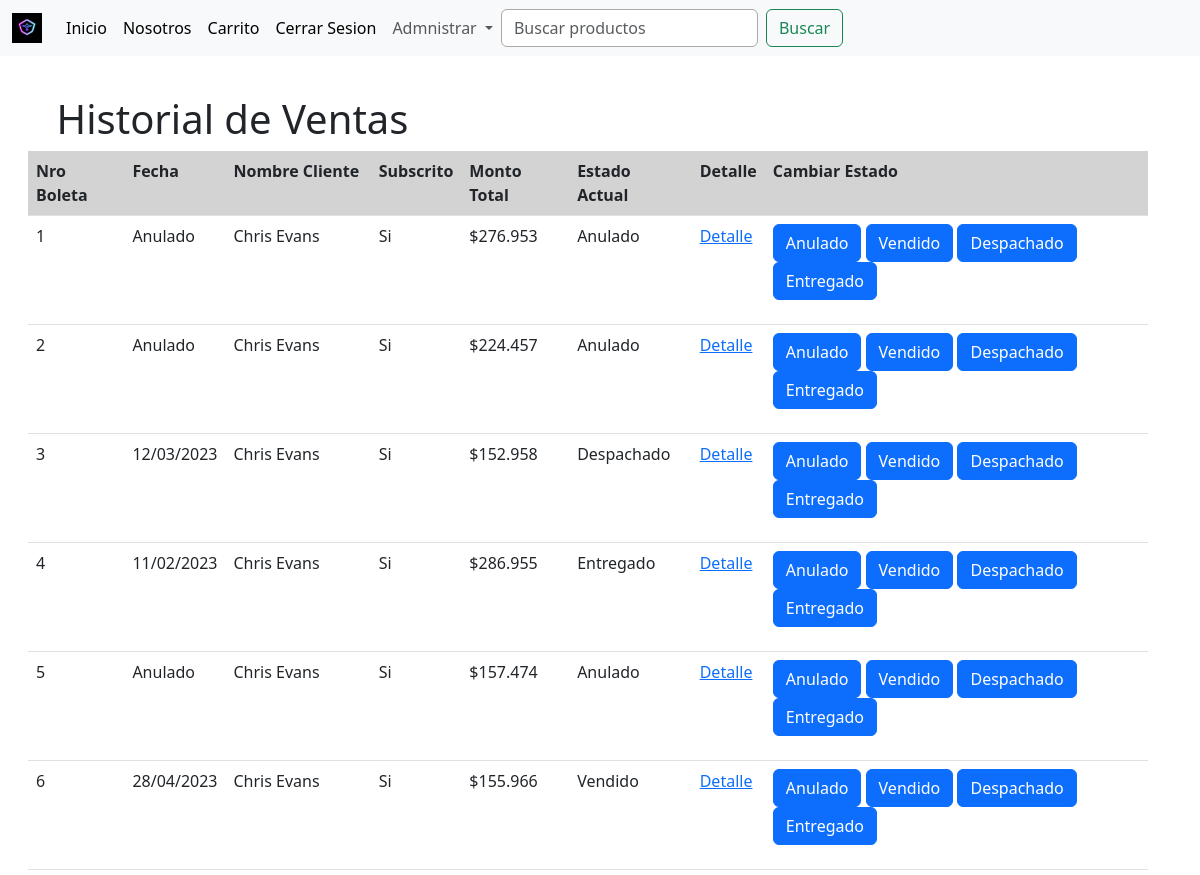
The app's page /ventas (signed in, upper part), older data.
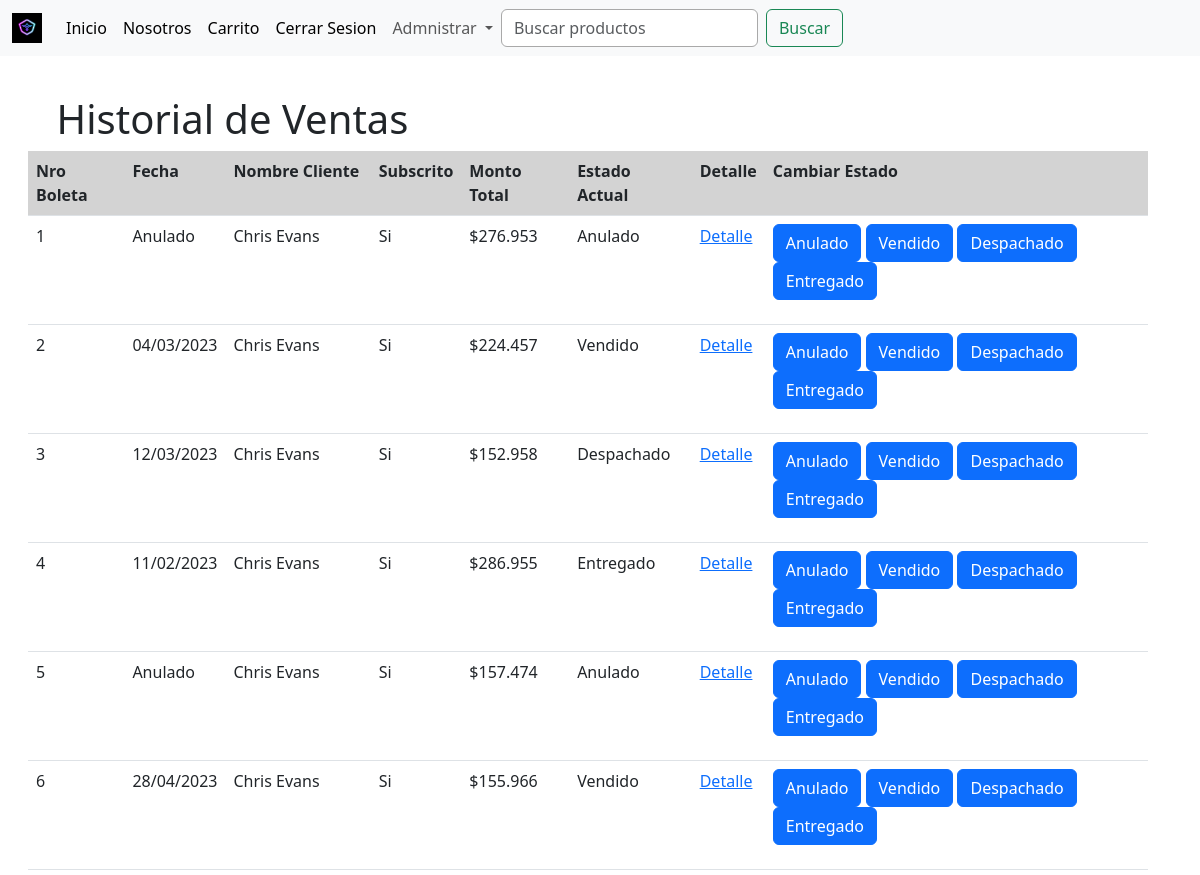
The same page, newer data.
### core/models.py (models this page shows, shortened)
class Boleta(models.Model):
    ESTADO_CHOICES = [
        ('Anulado', 'Anulado'),
        ('Vendido', 'Vendido'),
        ('Despachado', 'Despachado'),
        ('Entregado', 'Entregado'),
    ]
    nro_boleta = models.IntegerField(primary_key=True, blank=False, null=False, verbose_name='Nro boleta')
    cliente = models.ForeignKey(Perfil, on_delete=models.DO_NOTHING)
    monto_sin_iva = models.IntegerField(blank=False, null=False, verbose_name='Monto sin IVA')
    iva = models.IntegerField(blank=False, null=False, verbose_name='IVA')
    total_a_pagar = models.IntegerField(blank=False, null=False, verbose_name='Total a pagar')
    fecha_venta = models.DateField(blank=False, null=False, verbose_name='Fecha de venta')
    fecha_despacho = models.DateField(blank=True, null=True, verbose_name='Fecha de despacho')
    fecha_entrega = models.DateField(blank=True, null=True, verbose_name='Fecha de entrega')
    estado = models.CharField(choices=ESTADO_CHOICES, max_length=50, blank=False, null=False, verbose_name='Estado')
    class Meta:
        db_table = 'Boleta'
        verbose_name = "Boleta"
        verbose_name_plural = "Boletas"

### core/views.py (the view)
# urls.py: path('ventas', ventas, name='ventas'),
@user_passes_test(es_personal_autenticado_y_activo)
def ventas(request):
    boletas = Boleta.objects.all()
    historial = []
    for boleta in boletas:
        boleta_historial = {
            'nro_boleta': boleta.nro_boleta,
            'nom_cliente': f'{boleta.cliente.usuario.first_name} {boleta.cliente.usuario.last_name}',
            'fecha_venta': boleta.fecha_venta,
            'fecha_despacho': boleta.fecha_despacho,
            'fecha_entrega': boleta.fecha_entrega,
            'subscrito': 'Si' if boleta.cliente.subscrito else 'No',
            'total_a_pagar': boleta.total_a_pagar,
            'estado': boleta.estado
        }
        historial.append(boleta_historial)
    context = {
        'historial': historial
    }
    return render(request, 'core/ventas.html', context)

### core/context_processors.py (called while the page is built)
def obtener_datos_usuario(request):
    first_name = ''
    last_name = ''
    if request.user.is_authenticated:
        usuario = User.objects.get(pk=request.user.pk)
        first_name = usuario.first_name
        last_name = usuario.last_name
    return first_name, last_name

def obtener_datos_carrito(request):
    cantidad_productos = 0
    mostrar_carrito = False
    if request.user.is_authenticated:
        usuario = User.objects.get(pk=request.user.pk)
        if request.user.perfil.tipo_usuario == 'Cliente':
            cantidad_productos = Carrito.objects.filter(cliente=request.user.perfil).count()
            mostrar_carrito = cantidad_productos > 0
    return mostrar_carrito, cantidad_productos

def get_and_clean_session_variable(request, name):
    value = ''
    if name in request.session:
        value = request.session.get(name)
        request.session[name] = ''
    return value

### core/templatetags/custom_filters.py (called while the page is built)
@register.filter
def formatear_dinero(value):
    value = round(value)
    value = f'${value:,}'
    value = value.replace(',', '.')
    return value

### core/views.py (called while the page is built)
def es_personal_autenticado_y_activo(user):
    return (user.is_staff or user.is_superuser) and user.is_authenticated and user.is_active

### core/templates/core/ventas.html (shortened to what this page needs)
{% extends 'core/base.html' %}
{% load static %}
{% load custom_filters %}
{% block content %}
<div class="container-fluid">
    <div class="row">
        <div class="col">
            <h1>
                Historial de Ventas
            </h1>
        </div>
        <div class="row">
            <div class="col">
                <table class="table table-hover">
                    <thead>
                        <tr>
                            <th>Nro Boleta</th>
                            <th>Fecha</th>
                            <th>Nombre Cliente</th>
                            <th>Subscrito</th>
                            <th>Monto Total</th>
                            <th>Estado Actual</th>
                            <th>Detalle</th>
                            <th>Cambiar Estado</th>
                        </tr>
                    </thead>
                    <tbody>
                        {% for boleta in historial %}
                        {% if boleta.estado == 'Anulado' %}
                        <tr class="letra-boleta-anulada">
                            {% else %}
                        <tr>
                            {% endif %}
                            <td>
                                {{boleta.nro_boleta}} <br>
                            </td>
                            <td>
                                {% if boleta.estado == "Vendido" %}
                                {{boleta.fecha_venta|formatear_fecha}} <br>
                                {% elif boleta.estado == "Despachado" %}
                                {{boleta.fecha_despacho|formatear_fecha}} <br>
                                {% elif boleta.estado == "Entregado" %}
                                {{boleta.fecha_entrega|formatear_fecha}} <br>
                                {% else %}
                                Anulado
                                {% endif %}
                            </td>
                            <td>
                                {{boleta.nom_cliente}} <br>
                            </td>
                            <td>
                                {{boleta.subscrito}} <br>
                            </td>
                            <td>
                                {{boleta.total_a_pagar|formatear_dinero}} <br>
                            </td>
                            <td>
                                {{boleta.estado}} <br>
                            </td>
                            <td>
                                <a href="{% url 'boleta' boleta.nro_boleta %}">Detalle</a><br><br>
                            </td>
                            <td>
                                <div class="mb-3">
                                    <a href="{% url 'cambiar_estado_boleta' boleta.nro_boleta 'Anulado' %}" class="btn btn-primary">Anulado</a>
                                    <a href="{% url 'cambiar_estado_boleta' boleta.nro_boleta 'Vendido' %}" class="btn btn-primary">Vendido</a>
                                    <a href="{% url 'cambiar_estado_boleta' boleta.nro_boleta 'Despachado' %}" class="btn btn-primary">Despachado</a>
                                    <a href="{% url 'cambiar_estado_boleta' boleta.nro_boleta 'Entregado' %}" class="btn btn-primary">Entregado</a>
                                </div>
                            </td>
                        </tr>
                        {% endfor %}
                    </tbody>
                </table>
            </div>
        </div>
        {% endblock content %}

Row changes from the older to the newer data that the page shows:
changed Boleta (number 2 of 6 on the later page): estado "Anulado" → "Vendido" (drawn)
Text that changed along with them:
new list line: "2 Chris Evans Si $224.457 Detalle Anulado Vendido Despachado Entregado"
new list line: "04/03/2023 Vendido"
list line gone: "2 Anulado Chris Evans Si $224.457 Detalle Anulado Vendido Despachado Entregado"
list line gone: "Anulado"
